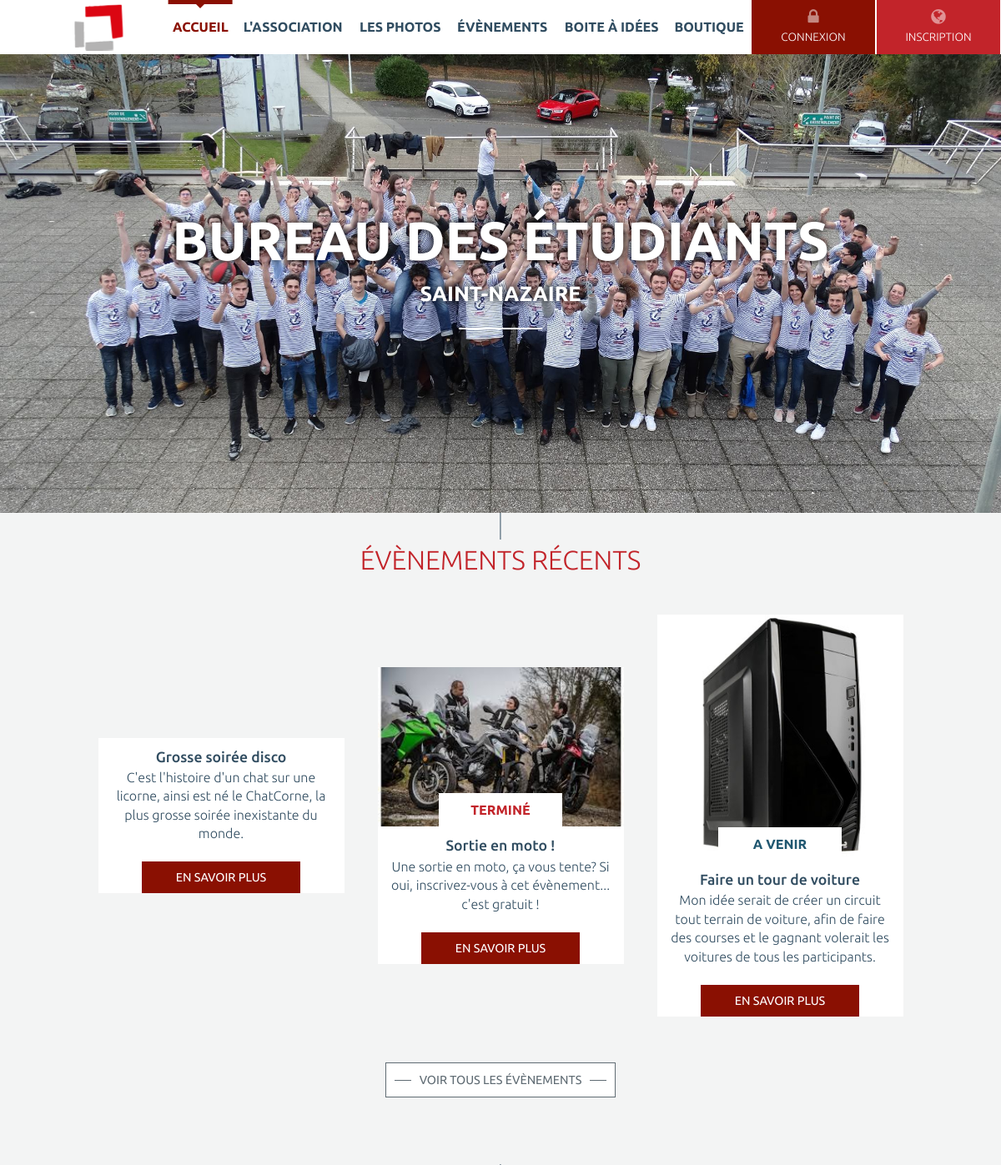
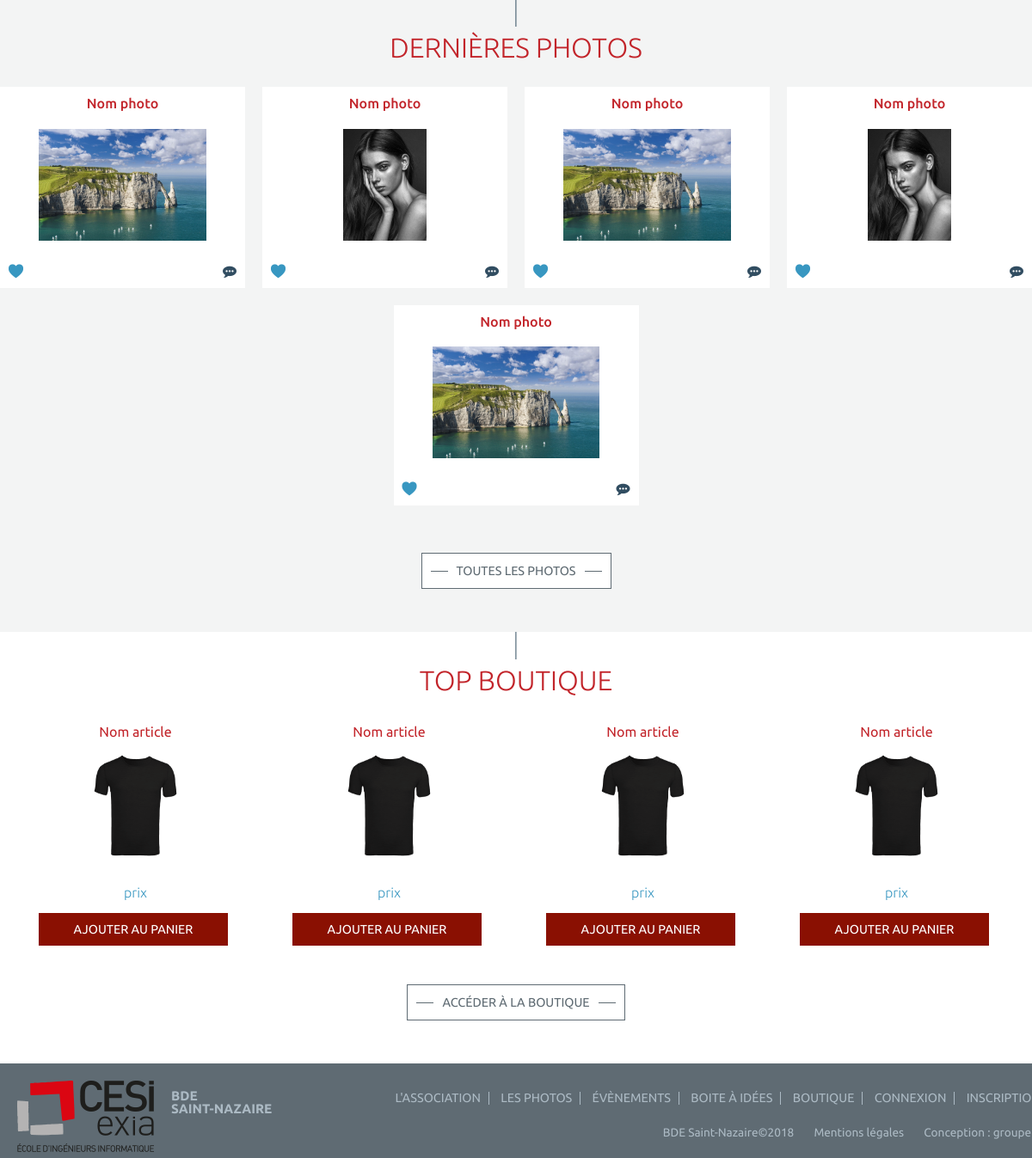
/accueil, run on the app's committed database (2 pictures, top to bottom).
### tables this page shows
CREATE TABLE `evenements` (
  `Id` int(11) NOT NULL,
  `Nom` varchar(50) NOT NULL,
  `Description` text NOT NULL,
  `Image` text NOT NULL,
  `Type` int(11) NOT NULL COMMENT '1 : sortie, 2 : sport, 3 : soirée, 4 : autres',
  `Date` date NOT NULL,
  `Statut` tinyint(4) NOT NULL DEFAULT '0' COMMENT '0 : à venir    1 : passé',
  `Visibilite` tinyint(4) NOT NULL DEFAULT '1' COMMENT '0 : invisible    1 : visible',
  `Inscrits` text NOT NULL
);

### include/common.php (called while the page is built, shortened)
<?php
$page = '';
function init() {
    load_content();
}
function get_base_path() {
    $base_path = str_replace('index.php', '', $_SERVER['PHP_SELF']);
    return $base_path;
}
function load_content() {
    global $page;
    $pages = array(
        'accueil' => array(
            'title' => "accueil",
            'file' => 'accueil.php',
        ),
        'bde' => array(
            'title' => "bde",
            'file' => 'bde.php',
        ),
        'box' => array(
            'title' => "box",
            'file' => 'box.php',
        ),
        'event-list' => array(
            'title' => "event-list",
            'file' => 'event-list.php',
        ),
        'event.php' => array(
            'title' => "event.php",
            'file' => 'event.php',
        ),
        'photos' => array(
            'title' => "photos",
            'file' => 'photos.php',
        ),
        'register' => array(
            'title' => "register",
            'file' => 'register.php',
        ),
        'notice' => array(
            'title' => "notice",
            'file' => 'notice.php',
        ),
        'terms' => array(
            'title' => "terms",
            'file' => 'terms.php',
        ),
        'boutique' => array(
            'title' => "boutique",
            'file' => 'boutique.php',
        ),
    );
    if (array_key_exists($page, $pages)) {
        include (TEMPLATE_PATH . $pages[$page]['file']);
    } else {
        header('Location:' . get_base_path() . 'accueil');
    }
}

### pages/accueil.php (the view, shortened to what this page needs)
<?php
$bdd = new PDO('mysql:host=localhost;dbname=projetweb;charset=utf8', 'root', '');
?>
<section id="slide">
    <div class="inner">
        <h1>
            Bureau des Étudiants
            <span>Saint-Nazaire</span>
        </h1>
    </div>
</section>
<section id="bde-events">
    <div class="inner">
        <h2 class="titleh2"> Évènements récents</h2>
        <div id="event-list-inner">
            <?php
            $reponse = $bdd->query('SELECT * FROM evenements ORDER BY Id DESC');
            $count = 0;
            while ($donnees = $reponse->fetch()) {
                if ($count < 3) {
                    ?>
                    <div class="event-list-bloc <?php echo $donnees['Type']; ?>" statut="<?php echo $donnees['Statut']; ?>">
                        <div class="event-list-view">
                            <img src="img/local/events/<?php echo $donnees['Image']; ?> " alt="" />
                            <?php
                        if($donnees['Statut']==1) {
                            echo '<div class="topic" style="color:#C2242A;">Terminé</div>';
                        }
                        else {
                            echo "<div class='topic' style='color:#215871;'>A venir</div>";
                        } ?>
                        </div>
                        <div class="event-list-desc">
                            <h3><?php echo $donnees['Nom']; ?></h3>
                            <p><?php echo $donnees['Description']; ?></p>
                        </div>
                        <div class="event-fonctions">
                            <form method='post' action='event.php'>
                                <input class="more-info" type='submit' value="En savoir plus">
                            </form>
                        </div>
                    </div>
                    <?php
                    $count = $count + 1;
                }
            }
            ?>
        </div>
        <div class="all-page">
            <div class="button special">
                <a href="event-list">Voir tous les évènements</a>
            </div>
        </div>
    </div>
</section>
<section class="bde-photos">
    <div class="inner">
        <h2 class="titleh2">Dernières photos</h2>
        <div class="photos-list-inner">
            <div class="photos-list-bloc ">
                <div class="photos-list-desc">
                    <h3><a href="photos">Nom photo</a></h3>
                </div>
                <div class="photos-list-view">
                    <span><img src="img/local/view.jpg" alt="" /></span>
                </div>
                <div class="photos-fonctions">
                    <a href="#"></a>
                </div>
            </div>
            <div class="photos-list-bloc ">
                <div class="photos-list-desc">
                    <h3><a href="photos">Nom photo</a></h3>
                </div>
                <div class="photos-list-view">
                    <span><img src="img/local/view-h.jpg" alt="" /></span>
                </div>
                <div class="photos-fonctions">
                    <a href="#"></a>
                </div>
            </div>
            <div class="photos-list-bloc ">
                <div class="photos-list-desc">
                    <h3><a href="photos">Nom photo</a></h3>
                </div>
                <div class="photos-list-view">
                    <span><img src="img/local/view.jpg" alt="" /></span>
                </div>
                <div class="photos-fonctions">
                    <a href="#"></a>
                </div>
            </div>
            <div class="photos-list-bloc ">
                <div class="photos-list-desc">
                    <h3><a href="photos">Nom photo</a></h3>
                </div>
                <div class="photos-list-view">
                    <span><img src="img/local/view-h.jpg" alt="" /></span>
                </div>
                <div class="photos-fonctions">
                    <a href="#"></a>
                </div>
            </div>
            <div class="photos-list-bloc ">
                <div class="photos-list-desc">
                    <h3><a href="photos">Nom photo</a></h3>
                </div>
                <div class="photos-list-view">
                    <span><img src="img/local/view.jpg" alt="" /></span>
                </div>
                <div class="photos-fonctions">
                    <a href="#"></a>
                </div>
            </div>
        </div>
        <div class="all-page">
            <div class="button special">
                <a href="photos">Toutes les photos</a>
            </div>
        </div>
    </div>
</section>
<section id="bde-boutique">
    <div class="inner">
        <h2 class="titleh2"> Top boutique </h2>
        <div class="bloc-list-inner">
            <div class="bloc-list-bloc">
                <span><a href="boutique">Nom article</a></span>
                <div class="bloc-list-view">
                    <span><img src="img/local/tshirt2.jpg" alt="" /></span>
                </div>
                <div class="product-price">prix</div>
                <input type="submit" value="Ajouter au panier" name="add-cart" />
            </div>
            <div class="bloc-list-bloc">
                <span><a href="boutique">Nom article</a></span>
                <div class="bloc-list-view">
                    <span><img src="img/local/tshirt2.jpg" alt="" /></span>
                </div>
                <div class="product-price">prix</div>
                <input type="submit" value="Ajouter au panier" name="add-cart" />
            </div>
            <div class="bloc-list-bloc">
                <span><a href="boutique">Nom article</a></span>
                <div class="bloc-list-view">
                    <span><img src="img/local/tshirt2.jpg" alt="" /></span>
                </div>
                <div class="product-price">prix</div>
                <input type="submit" value="Ajouter au panier" name="add-cart" />
            </div>
            <div class="bloc-list-bloc">
                <span><a href="boutique">Nom article</a></span>
                <div class="bloc-list-view">
                    <span><img src="img/local/tshirt2.jpg" alt="" /></span>
                </div>
                <div class="product-price">prix</div>
                <input type="submit" value="Ajouter au panier" name="add-cart" />
            </div>
        </div>
        <div class="all-page">
            <div class="button special">
                <a href="boutique">Accéder à la boutique</a>
            </div>
        </div>
    </div>
</section>

### data on the page
evenements: Nom "Grosse soirée disco", Description "C'est l'histoire d'un chat sur une licorne, ainsi est né le ChatCorne, la plus grosse soirée inexistante du monde."
evenements: Image (picture), Statut "TERMINÉ", Nom "Sortie en moto !", Description "Une sortie en moto, ça vous tente? Si oui, inscrivez-vous à cet évènement... c'est gratuit !"
evenements: Image (picture), Statut "A VENIR", Nom "Faire un tour de voiture", Description "Mon idée serait de créer un circuit tout terrain de voiture, afin de faire des courses et le gagnant volerait les voitures de tous les participants."
